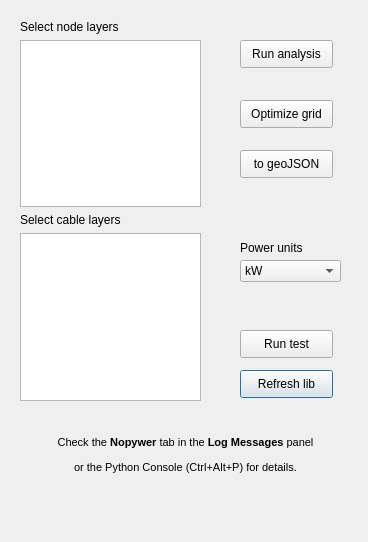
<?xml version="1.0" encoding="UTF-8"?>
<ui version="4.0">
 <class>NopywerPluginDialogBase</class>
 <widget class="QDialog" name="NopywerPluginDialogBase">
  <property name="geometry">
   <rect>
    <x>0</x>
    <y>0</y>
    <width>368</width>
    <height>542</height>
   </rect>
  </property>
  <property name="windowTitle">
   <string>nopywer</string>
  </property>
  <widget class="QPushButton" name="btnRefresh">
   <property name="geometry">
    <rect>
     <x>240</x>
     <y>370</y>
     <width>93</width>
     <height>28</height>
    </rect>
   </property>
   <property name="toolTip">
    <string>Force re-install nopywer from GitHub</string>
   </property>
   <property name="text">
    <string>Refresh lib</string>
   </property>
  </widget>
  <widget class="QPushButton" name="btnAnalysis">
   <property name="geometry">
    <rect>
     <x>240</x>
     <y>40</y>
     <width>93</width>
     <height>28</height>
    </rect>
   </property>
   <property name="text">
    <string>Run analysis</string>
   </property>
  </widget>
  <widget class="QPushButton" name="btnOptimize">
   <property name="geometry">
    <rect>
     <x>240</x>
     <y>100</y>
     <width>93</width>
     <height>28</height>
    </rect>
   </property>
   <property name="text">
    <string>Optimize grid</string>
   </property>
  </widget>
  <widget class="QLabel" name="label_3">
   <property name="geometry">
    <rect>
     <x>20</x>
     <y>430</y>
     <width>331</width>
     <height>51</height>
    </rect>
   </property>
   <property name="text">
    <string>&lt;html&gt;&lt;head/&gt;&lt;body&gt;&lt;p align=&quot;center&quot;&gt;&lt;span style=&quot; font-size:8pt;&quot;&gt;Check the &lt;/span&gt;&lt;span style=&quot; font-size:8pt; font-weight:600;&quot;&gt;Nopywer&lt;/span&gt;&lt;span style=&quot; font-size:8pt;&quot;&gt; tab in the &lt;/span&gt;&lt;span style=&quot; font-size:8pt; font-weight:600;&quot;&gt;Log Messages&lt;/span&gt;&lt;span style=&quot; font-size:8pt;&quot;&gt; panel&lt;/span&gt;&lt;/p&gt;&lt;p align=&quot;center&quot;&gt;&lt;span style=&quot; font-size:8pt;&quot;&gt;or the Python Console (Ctrl+Alt+P) for details.&lt;/span&gt;&lt;/p&gt;&lt;/body&gt;&lt;/html&gt;</string>
   </property>
  </widget>
  <widget class="QPushButton" name="btnTest">
   <property name="geometry">
    <rect>
     <x>240</x>
     <y>330</y>
     <width>93</width>
     <height>28</height>
    </rect>
   </property>
   <property name="text">
    <string>Run test</string>
   </property>
  </widget>
  <widget class="QPushButton" name="btnExport">
   <property name="geometry">
    <rect>
     <x>240</x>
     <y>150</y>
     <width>93</width>
     <height>28</height>
    </rect>
   </property>
   <property name="text">
    <string>to geoJSON</string>
   </property>
  </widget>
  <widget class="QWidget" name="layoutWidget">
   <property name="geometry">
    <rect>
     <x>20</x>
     <y>20</y>
     <width>181</width>
     <height>381</height>
    </rect>
   </property>
   <layout class="QVBoxLayout" name="verticalLayout">
    <item>
     <widget class="QLabel" name="label">
      <property name="text">
       <string>Select node layers</string>
      </property>
     </widget>
    </item>
    <item>
     <widget class="QListWidget" name="listNodes">
      <property name="selectionMode">
       <enum>QAbstractItemView::ExtendedSelection</enum>
      </property>
     </widget>
    </item>
    <item>
     <widget class="QLabel" name="label_2">
      <property name="text">
       <string>Select cable layers</string>
      </property>
     </widget>
    </item>
    <item>
     <widget class="QListWidget" name="listCables">
      <property name="selectionMode">
       <enum>QAbstractItemView::ExtendedSelection</enum>
      </property>
     </widget>
    </item>
   </layout>
  </widget>
  <widget class="QComboBox" name="cmbPowerUnits">
   <property name="geometry">
    <rect>
     <x>240</x>
     <y>260</y>
     <width>101</width>
     <height>22</height>
    </rect>
   </property>
   <item>
    <property name="text">
     <string>kW</string>
    </property>
   </item>
   <item>
    <property name="text">
     <string>W</string>
    </property>
   </item>
   <item>
    <property name="text">
     <string>MW</string>
    </property>
   </item>
  </widget>
  <widget class="QLabel" name="label_4">
   <property name="geometry">
    <rect>
     <x>240</x>
     <y>240</y>
     <width>179</width>
     <height>16</height>
    </rect>
   </property>
   <property name="text">
    <string>Power units</string>
   </property>
  </widget>
 </widget>
 <resources/>
 <connections/>
</ui>
